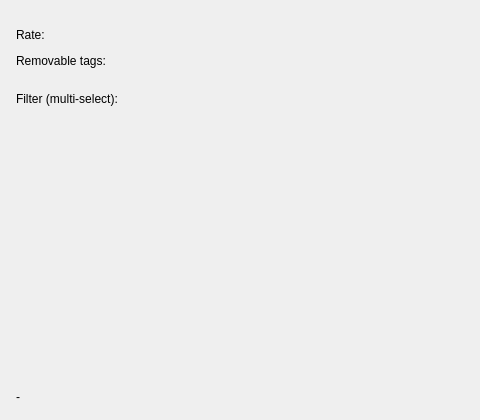
<?xml version="1.0" encoding="UTF-8"?>
<ui version="4.0">
 <class>MainWindow</class>
 <widget class="QMainWindow" name="MainWindow">
  <property name="geometry">
   <rect>
    <x>0</x>
    <y>0</y>
    <width>480</width>
    <height>420</height>
   </rect>
  </property>
  <property name="windowTitle">
   <string>Breadcrumbs / Rating / Chips</string>
  </property>
  <widget class="QWidget" name="centralwidget">
   <layout class="QVBoxLayout" name="rootLayout">
    <property name="spacing">
     <number>12</number>
    </property>
    <property name="leftMargin">
     <number>16</number>
    </property>
    <property name="topMargin">
     <number>16</number>
    </property>
    <property name="rightMargin">
     <number>16</number>
    </property>
    <property name="bottomMargin">
     <number>16</number>
    </property>
    <item>
     <widget class="QCustomBreadcrumbs" name="breadcrumbs" native="true"/>
    </item>
    <item>
     <layout class="QHBoxLayout" name="ratingRow">
      <property name="spacing">
       <number>8</number>
      </property>
      <item>
       <widget class="QLabel" name="rateLabel">
        <property name="text">
         <string>Rate:</string>
        </property>
       </widget>
      </item>
      <item>
       <widget class="QCustomRating" name="rating" native="true">
        <property name="maximum" stdset="0">
         <number>5</number>
        </property>
        <property name="value" stdset="0">
         <number>3</number>
        </property>
       </widget>
      </item>
      <item>
       <spacer name="ratingSpacer">
        <property name="orientation">
         <enum>Qt::Horizontal</enum>
        </property>
        <property name="sizeHint" stdset="0">
         <size>
          <width>0</width>
          <height>0</height>
         </size>
        </property>
       </spacer>
      </item>
     </layout>
    </item>
    <item>
     <widget class="QLabel" name="tagsLabel">
      <property name="text">
       <string>Removable tags:</string>
      </property>
     </widget>
    </item>
    <item>
     <widget class="QCustomChipGroup" name="tagsGroup" native="true"/>
    </item>
    <item>
     <widget class="QLabel" name="filtersLabel">
      <property name="text">
       <string>Filter (multi-select):</string>
      </property>
     </widget>
    </item>
    <item>
     <widget class="QCustomChipGroup" name="filtersGroup" native="true"/>
    </item>
    <item>
     <spacer name="bottomSpacer">
      <property name="orientation">
       <enum>Qt::Vertical</enum>
      </property>
      <property name="sizeHint" stdset="0">
       <size>
        <width>0</width>
        <height>0</height>
       </size>
      </property>
     </spacer>
    </item>
    <item>
     <widget class="QLabel" name="statusLabel">
      <property name="text">
       <string>-</string>
      </property>
     </widget>
    </item>
   </layout>
  </widget>
 </widget>
 <customwidgets>
  <customwidget>
   <class>QCustomBreadcrumbs</class>
   <extends>QWidget</extends>
   <header location="global">Custom_Widgets.QCustomBreadcrumbs.h</header>
  </customwidget>
  <customwidget>
   <class>QCustomRating</class>
   <extends>QWidget</extends>
   <header location="global">Custom_Widgets.QCustomRating.h</header>
  </customwidget>
  <customwidget>
   <class>QCustomChipGroup</class>
   <extends>QWidget</extends>
   <header location="global">Custom_Widgets.QCustomChip.h</header>
  </customwidget>
 </customwidgets>
 <resources/>
 <connections/>
</ui>
